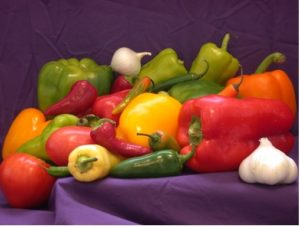
#> input picture imageprocessingpratice/hand.jpg, 300 x 227 px
$ python 4.4.py
#> lines starting #> are read from the running program, lines starting #| are printed output that depends on the picture; after the words box and inside, x2 and y2 are one past the last pixel; in counts of white or black regions, pixels touching at a corner belong together
import cv2
import numpy as np
from matplotlib import pyplot as plt
img=cv2.imread("hand.jpg",0)
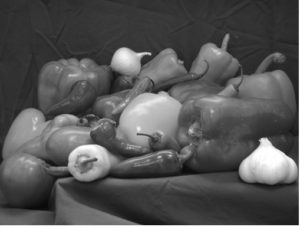
#> img: shape (227, 300); min 8, max 255, mean 84.1
# img = cv2.medianBlur(img,5)
ret,th1=cv2.threshold(img,80,255,cv2.THRESH_BINARY)
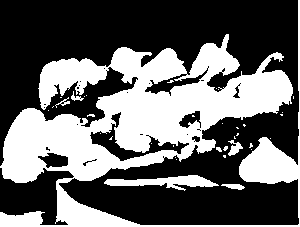
#> th1: shape (227, 300); 39.2% white; 36 white regions (29 under 20 px), largest, box (x1, y1, x2, y2) and area: (0, 0, 300, 227) 25341, (104, 175, 219, 191) 869, (228, 140, 243, 156) 121
th2=cv2.adaptiveThreshold(img,255,cv2.ADAPTIVE_THRESH_MEAN_C,cv2.THRESH_BINARY,11,2)
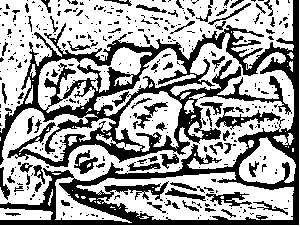
#> th2: shape (227, 300); 63.3% white; 392 black regions (318 under 20 px), largest, box (x1, y1, x2, y2) and area: (0, 0, 299, 225) 19260, (206, 192, 252, 207) 288, (74, 150, 98, 174) 254
th3=cv2.adaptiveThreshold(img,255,cv2.ADAPTIVE_THRESH_GAUSSIAN_C, cv2.THRESH_BINARY,11,2)
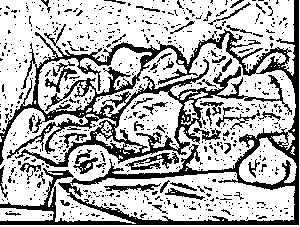
#> th3: shape (227, 300); 70.4% white; 713 black regions (657 under 20 px), largest, box (x1, y1, x2, y2) and area: (0, 0, 299, 225) 14001, (125, 152, 179, 170) 359, (45, 61, 77, 93) 244
#giriş görüntüsü, max değer, adaptif metot, eşikleme tipi,blok boyutu
titles = ['Original Image', 'Global Thresholding (v = 90)', 'Adaptif ortalama esikleme', 'Adaptif Gaussian esikleme']
images = [img, th1, th2, th3]
for i in range(4):
    plt.subplot(2, 2, i + 1), plt.imshow(images[i], 'gray')
    plt.title(titles[i])
    plt.xticks([]), plt.yticks([])
plt.show()
